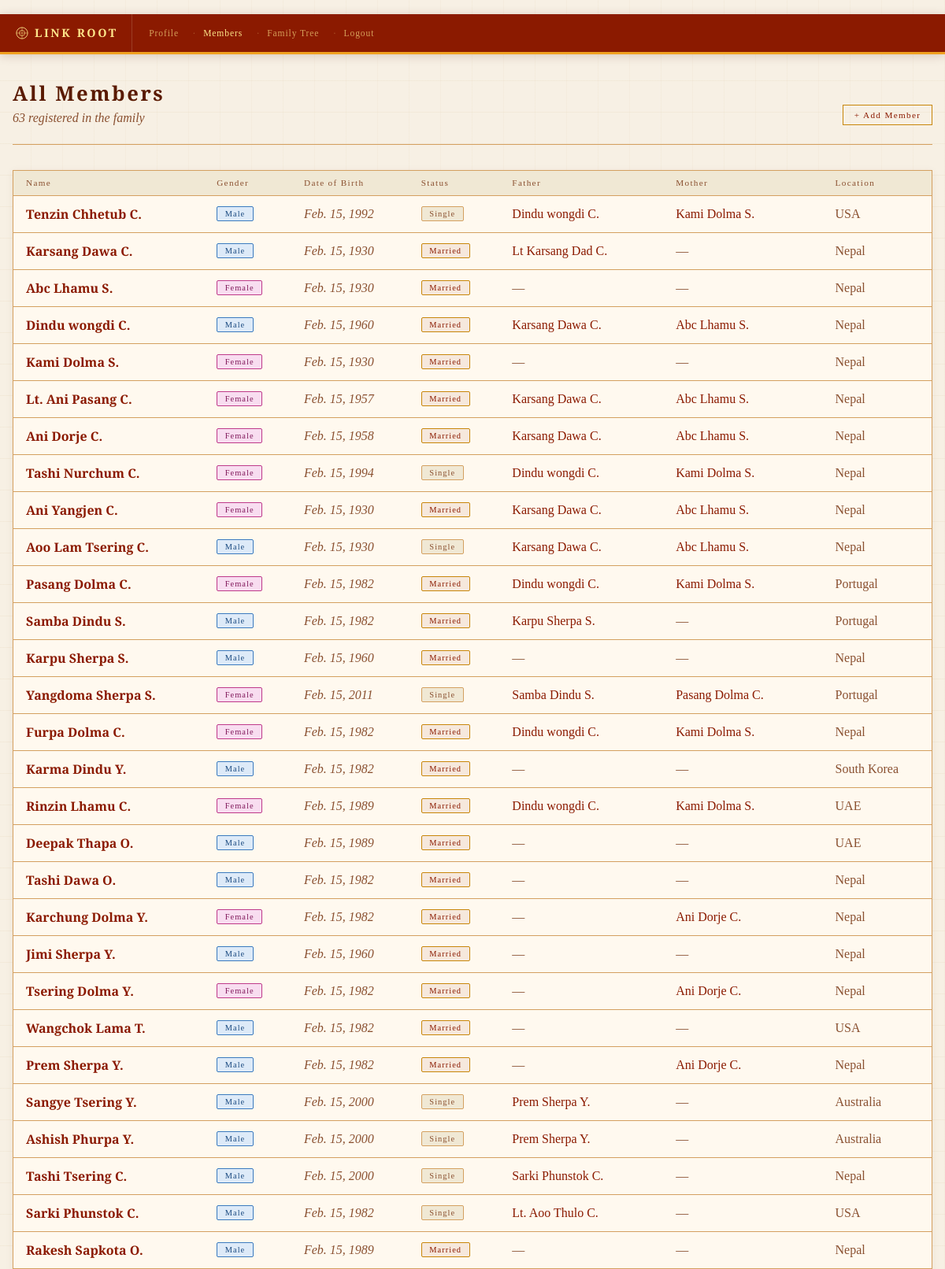
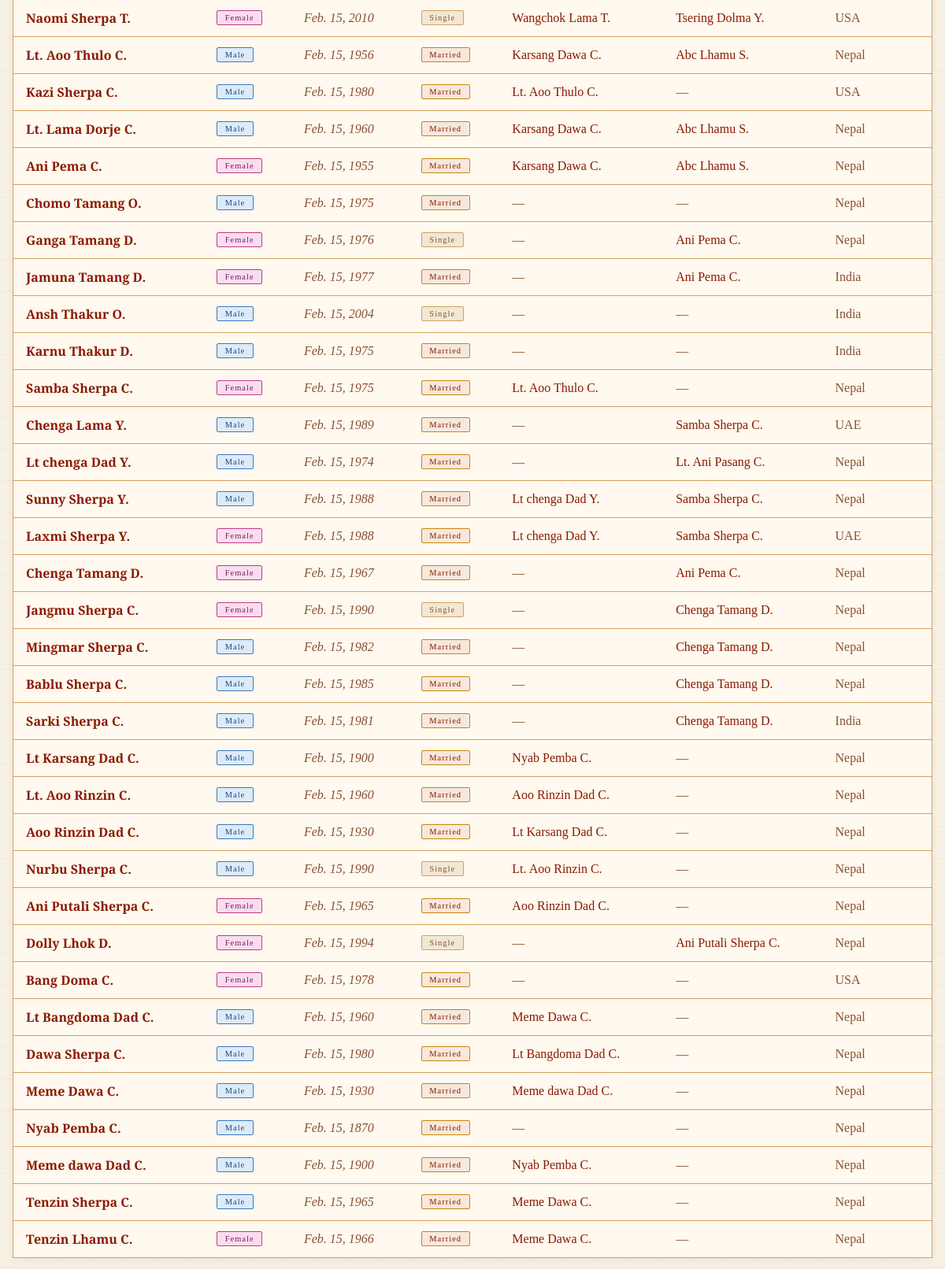
Before: /accounts/family/ (signed in) with the older database file (2 pictures, top to bottom).
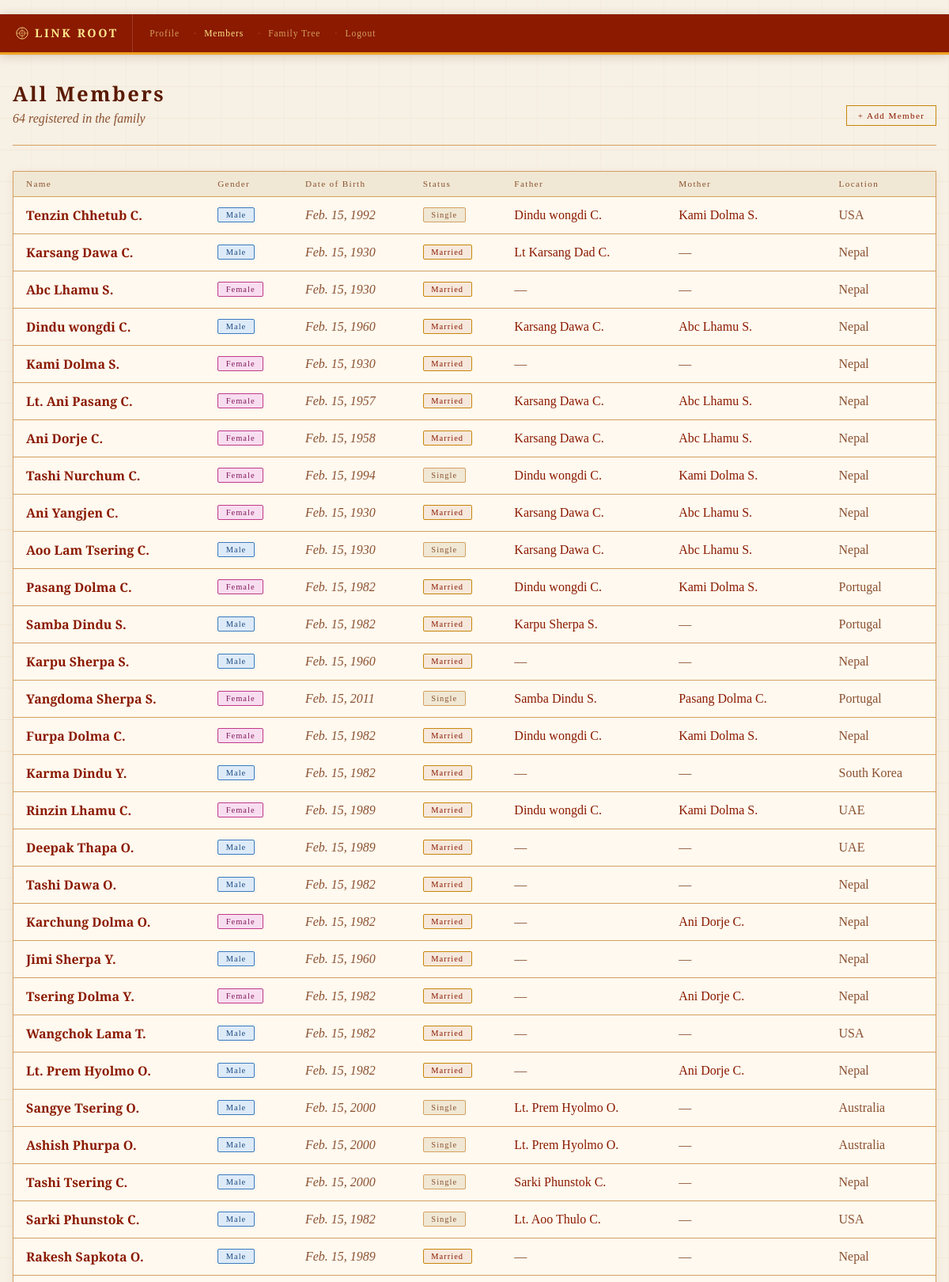
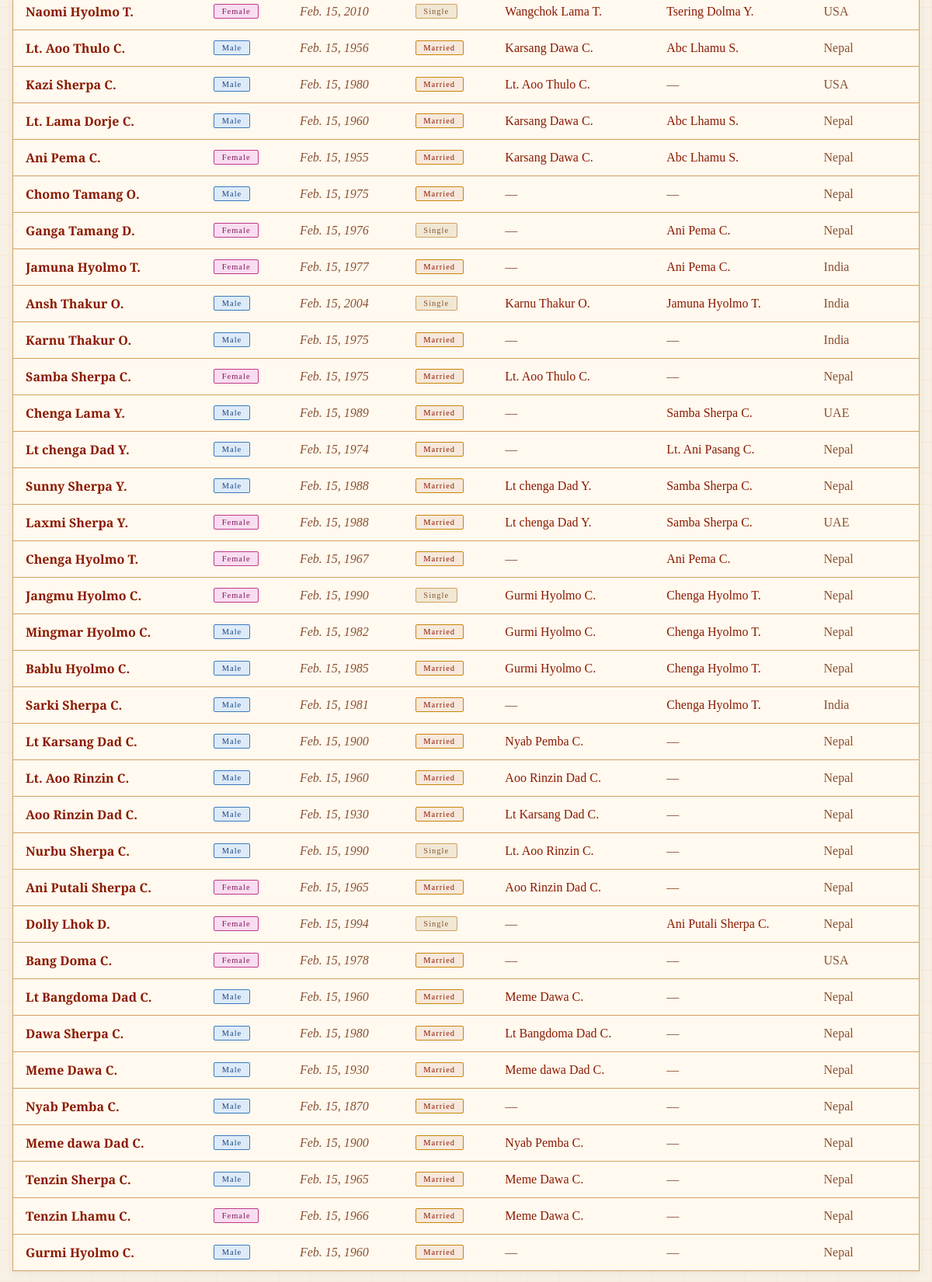
After: the same page with the newer database file (2 pictures, top to bottom).
### accounts/models.py (models this page shows, shortened)
class FamilyMember(models.Model):
    user           = models.ForeignKey(User, on_delete=models.CASCADE, null=True, blank=True)
    first_name     = models.CharField(max_length=100)
    middle_name    = models.CharField(max_length=100, blank=True)
    last_name      = models.CharField(max_length=100)
    gender         = models.CharField(max_length=1, choices=GENDER_CHOICES, null=True, blank=True)
    marital_status = models.CharField(max_length=10, choices=MARITAL_STATUS, default='Single')
    date_of_birth  = models.DateField(null=True, blank=True)
    date_of_death  = models.DateField(null=True, blank=True)   # ← new
    address        = models.TextField(blank=True)
    photo          = models.ImageField(upload_to='members/', blank=True, null=True)
    phone          = models.CharField(max_length=30, blank=True)
    facebook       = models.CharField(max_length=200, blank=True)
    instagram      = models.CharField(max_length=200, blank=True)
    father = models.ForeignKey(
        'self', null=True, blank=True,
        on_delete=models.SET_NULL,
        related_name='children_of_father'
    )
    mother = models.ForeignKey(
        'self', null=True, blank=True,
        on_delete=models.SET_NULL,
        related_name='children_of_mother'
    )
    spouse = models.ForeignKey(
        'self', null=True, blank=True,
        on_delete=models.SET_NULL,
        related_name='married_to'
    )
    def __str__(self):
        if self.middle_name:
            return f"{self.first_name} {self.middle_name} {self.last_name[0]}."
        return f"{self.first_name} {self.last_name[0]}."

### accounts/views.py (the view)
# urls.py: path('family/', views.family_list, name='family_list'),
@login_required
def family_list(request):
    members = FamilyMember.objects.all()
    return render(request, 'accounts/family_list.html', {'members': members})

### accounts/templates/accounts/family_list.html (shortened to what this page needs)
﻿{% extends 'accounts/base.html' %}
{% block content %}
<div class="main wide">
  <div class="page-header" style="display:flex; justify-content:space-between; align-items:flex-end; flex-wrap:wrap; gap:0.75rem;">
    <div>
      <div class="page-title">All Members</div>
      <div class="page-subtitle" id="member-count">{{ members|length }} registered in the family</div>
    </div>
    <a href="{% url 'add_member' %}" class="btn btn-sm">+ Add Member</a>
  </div>
  {% if members %}
  <div class="card" style="padding:0; overflow:hidden;">
    <div class="table-scroll">
      <table class="data-table" id="members-table">
        <thead>
          <tr>
            <th style="cursor:pointer; user-select:none;" onclick="sortTable('name')">Name </th>
            <th style="cursor:pointer; user-select:none;" onclick="sortTable('gender')">Gender </th>
            <th style="cursor:pointer; user-select:none;" onclick="sortTable('dob')">Date of Birth </th>
            <th>Status</th>
            <th>Father</th>
            <th>Mother</th>
            <th style="cursor:pointer; user-select:none;" onclick="sortTable('location')">Location </th>
          </tr>
        </thead>
        <tbody id="table-body">
          {% for member in members %}
          <tr data-name="{{ member.first_name }} {{ member.last_name }}"
              data-gender="{{ member.gender }}"
              data-dob="{{ member.date_of_birth|date:'Y-m-d' }}"
              data-lastname="{{ member.last_name }}"
              data-location="{{ member.address }}">
            <td><a href="{% url 'family_detail' member.pk %}" class="text-link" style="font-weight:600;">{{ member }}</a></td>
            <td>
              {% if member.gender == 'M' %}<span class="badge badge-male">Male</span>
              {% elif member.gender == 'F' %}<span class="badge badge-female">Female</span>
              {% else %}<span style="color:var(--text-dim);">—</span>{% endif %}
            </td>
            <td style="color:var(--text-dim); font-style:italic;">{{ member.date_of_birth|default:"—" }}</td>
            <td>
              {% if member.marital_status == 'Married' %}<span class="badge badge-married">Married</span>
              {% else %}<span class="badge badge-single">Single</span>{% endif %}
            </td>
            <td>
              {% if member.father %}<a href="{% url 'family_detail' member.father.pk %}" class="text-link">{{ member.father }}</a>
              {% else %}<span style="color:var(--text-dim);">—</span>{% endif %}
            </td>
            <td>
              {% if member.mother %}<a href="{% url 'family_detail' member.mother.pk %}" class="text-link">{{ member.mother }}</a>
              {% else %}<span style="color:var(--text-dim);">—</span>{% endif %}
            </td>
            <td style="color:var(--text-dim);">{{ member.address|default:"—" }}</td>
          </tr>
          {% endfor %}
        </tbody>
      </table>
    </div>
  </div>
  {% endif %}
</div>
{% endblock %}

### accounts/templates/accounts/base.html (shortened to what this page needs)
﻿<!DOCTYPE html>
<html>
<head>
</head>
<body>
<nav>
  <a href="{% url 'home' %}" class="nav-brand">
    LINK ROOT
  </a>
  {% if user.is_authenticated %}
    <a href="{% url 'profile' %}"     {% if request.resolver_match.url_name == 'profile' %}class="active"{% endif %}>Profile</a>
    <a href="{% url 'family_list' %}" {% if request.resolver_match.url_name == 'family_list' %}class="active"{% endif %}>Members</a>
    <a href="{% url 'visual_tree' %}" {% if request.resolver_match.url_name == 'visual_tree' %}class="active"{% endif %}>Family Tree</a>
    <a href="{% url 'logout' %}">Logout</a>
  {% else %}
    <a href="{% url 'login' %}">Login</a>
    <a href="{% url 'register' %}">Register</a>
  {% endif %}
</nav>
{% block content %}{% endblock %}
</body>
</html>

### accounts/templates/accounts/base.html (style rules this page uses)
:root { --bg: #f7f0e4; --surface: #fff9ef; --surface2: #f0e8d4; --border: #d4a060; --gold: #8B1a00; --gold-light: #5a1a00; --gold-dim: #c8860a; --text: #2a1a0a; --text-dim: #8a5030; --male: #ddeaf8; --male-border: #3a7abf; --female: #f8ddf0; --female-border:#bf3a8a; --error: #bf3a3a; }
* { box-sizing: border-box; margin: 0; padding: 0; }
body { background: var(--bg); color: var(--text); font-family: 'Crimson Text', Georgia, serif; min-height: 100vh; }
body::before { content: ''; position: fixed; inset: 0; background-image: repeating-linear-gradient(0deg, transparent, transparent 39px, rgba(180,140,60,0.06) 39px, rgba(180,140,60,0.06) 40px), repeating-linear-gradient(90deg, transparent, transparent 39px, rgba(180,140,60,0.04) 39px, rgba(180,140,60,0.04) 40px); pointer-events: none; z-index: 0; }
nav { position: relative; z-index: 100; background: #8B1a00; border-bottom: 3px solid #f0a020; padding: 0 1.25rem; display: flex; align-items: stretch; flex-wrap: nowrap; overflow-x: auto; -webkit-overflow-scrolling: touch; scrollbar-width: none; box-shadow: 0 2px 12px rgba(80,20,0,0.18); }
.nav-brand { font-family: 'Cinzel', serif; font-size: 0.9rem; font-weight: 700; color: #fde68a; letter-spacing: 0.18em; padding: 0.9rem 1.1rem 0.9rem 0; border-right: 1px solid rgba(255,255,255,0.15); margin-right: 0.75rem; text-decoration: none; white-space: nowrap; flex-shrink: 0; display: flex; align-items: center; gap: 0.5rem; }
nav a:not(.nav-brand) { color: rgba(253,230,138,0.65); text-decoration: none; font-size: 0.72rem; letter-spacing: 0.08em; padding: 0 0.55rem; transition: color 0.2s; font-family: 'Cinzel', serif; white-space: nowrap; flex-shrink: 0; display: flex; align-items: center; }
nav a:not(.nav-brand):hover, nav a.active { color: #fde68a; }
nav a:not(.nav-brand) + a:not(.nav-brand)::before { content: '·'; color: rgba(253,230,138,0.3); margin-right: 0.55rem; }
.main { position: relative; z-index: 1; max-width: 960px; margin: 0 auto; padding: 2rem 1rem; }
.main.wide { max-width: 1200px; }
.page-header { margin-bottom: 2rem; padding-bottom: 1.5rem; border-bottom: 1px solid var(--border); }
.page-title { font-family: 'Cinzel', serif; font-size: clamp(1.2rem, 5vw, 1.6rem); font-weight: 600; color: var(--gold-light); letter-spacing: 0.1em; }
.page-subtitle { color: var(--text-dim); font-style: italic; font-size: 1rem; margin-top: 0.3rem; }
.card { background: var(--surface); border: 1px solid var(--border); padding: 1.75rem; margin-bottom: 1.25rem; position: relative; box-shadow: 0 2px 10px rgba(100,50,0,0.07); }
.table-scroll { overflow-x: auto; -webkit-overflow-scrolling: touch; }
.data-table { width: 100%; min-width: 600px; border-collapse: collapse; font-size: 1rem; }
.data-table th { font-family: 'Cinzel', serif; font-size: 0.7rem; letter-spacing: 0.12em; color: var(--text-dim); text-align: left; padding: 0.6rem 1rem; border-bottom: 1px solid var(--border); font-weight: 400; white-space: nowrap; background: var(--surface2); }
.data-table td { padding: 0.75rem 1rem; border-bottom: 1px solid var(--border); color: var(--text); vertical-align: middle; white-space: nowrap; }
.data-table tr:last-child td { border-bottom: none; }
a.text-link { color: var(--gold); text-decoration: none; transition: color 0.2s; }
.badge { display: inline-block; padding: 0.2rem 0.6rem; font-family: 'Cinzel', serif; font-size: 0.65rem; letter-spacing: 0.1em; border-radius: 2px; }
.badge-male { background: var(--male); border: 1px solid var(--male-border); color: #1a4a80; }
.badge-female { background: var(--female); border: 1px solid var(--female-border); color: #80185a; }
.badge-married { background: rgba(139,26,0,0.08); border: 1px solid var(--gold-dim); color: var(--gold); }
.badge-single { background: var(--surface2); border: 1px solid var(--border); color: var(--text-dim); }
.btn { background: transparent; border: 1px solid var(--gold-dim); color: var(--gold); padding: 0.65rem 1.4rem; font-family: 'Cinzel', serif; font-size: 0.8rem; letter-spacing: 0.12em; cursor: pointer; transition: all 0.2s; text-decoration: none; display: inline-block; }
.btn-sm { padding: 0.35rem 0.85rem; font-size: 0.7rem; }

Changed rows visible on the page:
changed FamilyMember: middle_name+first_name+last_name "Karchung Dolma Y." → "Karchung Dolma O."
changed FamilyMember (number 24 of 64 on the later page): middle_name+first_name+last_name "Prem Sherpa Y." → "Lt. Prem Hyolmo O."
changed FamilyMember: middle_name+first_name+last_name "Sangye Tsering Y." → "Sangye Tsering O."; father "Prem Sherpa Y." → "Lt. Prem Hyolmo O."
changed FamilyMember: middle_name+first_name+last_name "Ashish Phurpa Y." → "Ashish Phurpa O."; father "Prem Sherpa Y." → "Lt. Prem Hyolmo O."
changed FamilyMember: middle_name+first_name+last_name "Naomi Sherpa T." → "Naomi Hyolmo T."
changed FamilyMember "Feb. 15, 1977": middle_name+first_name+last_name "Jamuna Tamang D." → "Jamuna Hyolmo T."
changed FamilyMember "Ansh Thakur O.": father (not shown) → "Karnu Thakur O."; mother (not shown) → "Jamuna Hyolmo T."; no longer shows "—"
changed FamilyMember (number 39 of 64 on the later page): middle_name+first_name+last_name "Karnu Thakur D." → "Karnu Thakur O."
changed FamilyMember "Feb. 15, 1967": middle_name+first_name+last_name "Chenga Tamang D." → "Chenga Hyolmo T."
changed FamilyMember: middle_name+first_name+last_name "Jangmu Sherpa C." → "Jangmu Hyolmo C."; father (not shown) → "Gurmi Hyolmo C."; mother "Chenga Tamang D." → "Chenga Hyolmo T."; no longer shows "—"
changed FamilyMember: middle_name+first_name+last_name "Mingmar Sherpa C." → "Mingmar Hyolmo C."; father (not shown) → "Gurmi Hyolmo C."; mother "Chenga Tamang D." → "Chenga Hyolmo T."; no longer shows "—"
changed FamilyMember: middle_name+first_name+last_name "Bablu Sherpa C." → "Bablu Hyolmo C."; father (not shown) → "Gurmi Hyolmo C."; mother "Chenga Tamang D." → "Chenga Hyolmo T."; no longer shows "—"
changed through a linked row, FamilyMember "Sarki Sherpa C.": mother "Chenga Tamang D." → "Chenga Hyolmo T."
added FamilyMember: middle_name+first_name+last_name "Gurmi Hyolmo C.", gender "Male", date_of_birth "Feb. 15, 1960", marital_status "Married", address "Nepal"
Other visible differences:
{{ members|length }}: "63" → "64"
